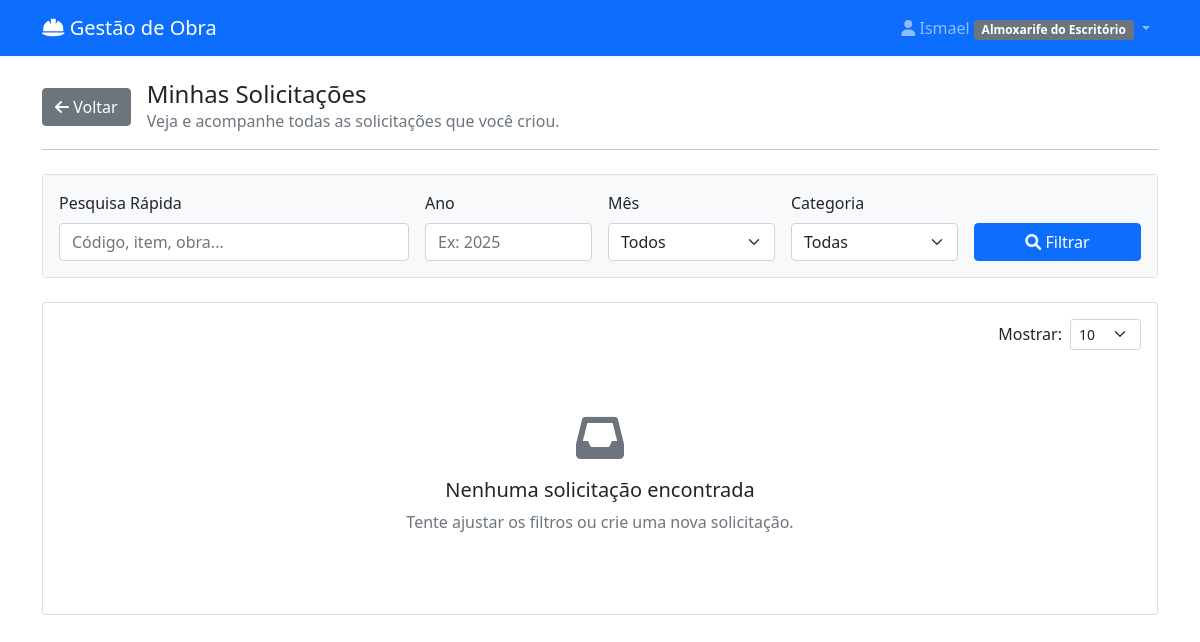
Before: /minhas-solicitacoes/ (signed in) with the older database file.
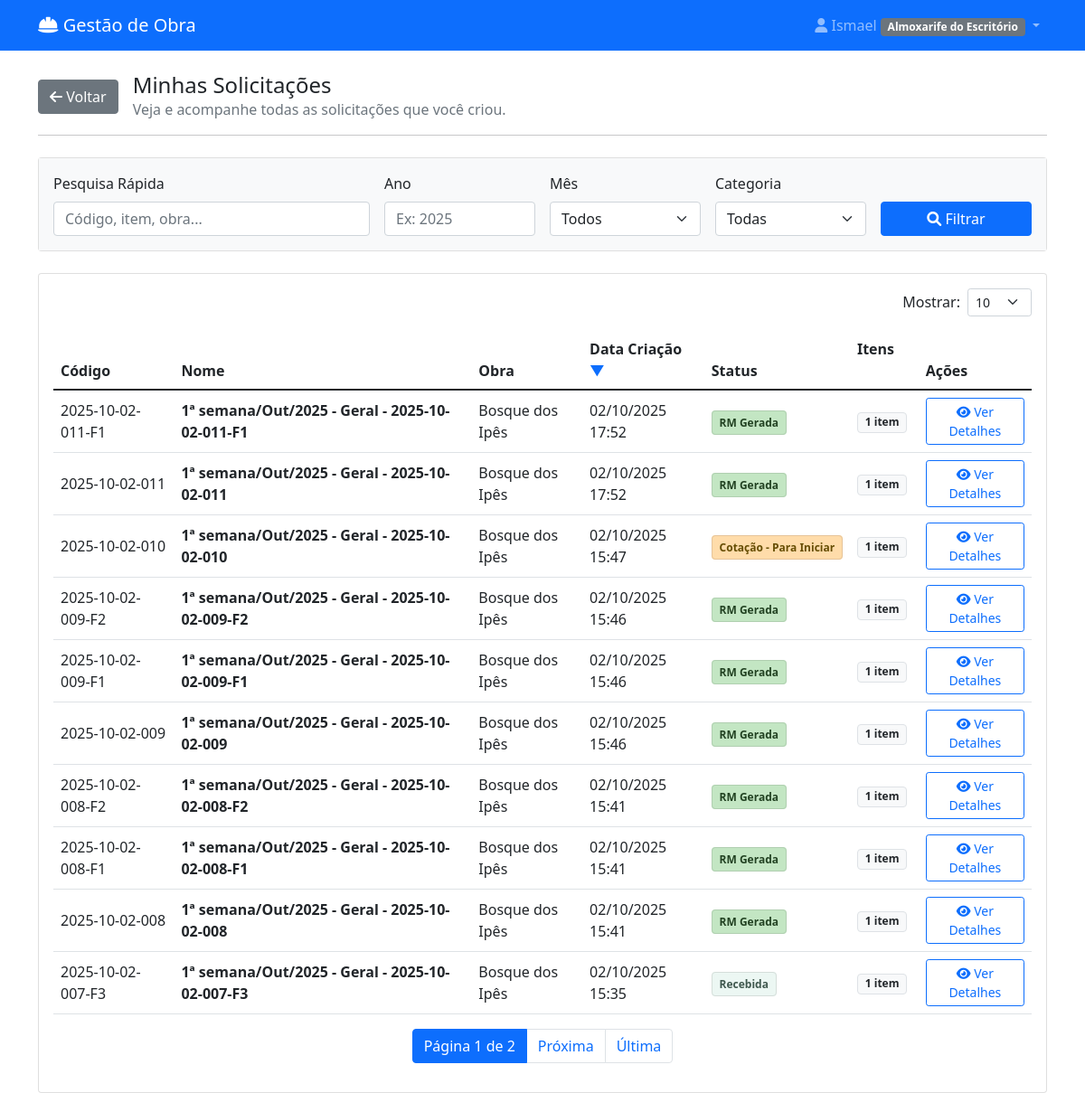
After: the same page with the newer database file.
### materiais/models.py (models this page shows, shortened)
class User(AbstractUser):
    PERFIL_CHOICES = [
        ('almoxarife_obra', 'Almoxarife da Obra'),
        ('engenheiro', 'Engenheiro'),
        ('almoxarife_escritorio', 'Almoxarife do Escritório'),
        ('diretor', 'Diretor'),
    ]
    perfil = models.CharField(max_length=30, choices=PERFIL_CHOICES)
    telefone = models.CharField(max_length=15, blank=True)
    obras = models.ManyToManyField('Obra', blank=True, related_name='usuarios')
    assinatura_imagem = models.ImageField(upload_to='assinaturas/', null=True, blank=True, verbose_name="Imagem da Assinatura")

class SolicitacaoCompra(models.Model):
    STATUS_CHOICES = [
        ('rascunho', 'Rascunho'),
        ('pendente_aprovacao', 'Pendente de Aprovação'),
        ('aprovado_engenharia', 'Aprovado - Engenharia'),
        ('aprovada', 'Cotação - Para Iniciar'),
        ('rejeitada', 'Rejeitada'),
        ('em_cotacao', 'Cotação - Em Andamento'),
        ('aguardando_resposta', 'Cotação - Aguardando Resposta'),
        ('cotacao_selecionada', 'Cotação - Recebida/Analisar'),
        ('finalizada', 'RM Gerada'),
        ('a_caminho', 'A Caminho'),
        ('recebida_parcial', 'Recebida Parcialmente'),  # <-- NOVO STATUS ADICIONADO
        ('recebida', 'Recebida'),
    ]
    numero = models.CharField(max_length=100, unique=True, blank=True, verbose_name="Código")
    solicitante = models.ForeignKey(User, on_delete=models.CASCADE, related_name='solicitacoes')
    obra = models.ForeignKey(Obra, on_delete=models.CASCADE, null=True, blank=True)
    destino = models.ForeignKey(
        DestinoEntrega,
        on_delete=models.SET_NULL,
        null=True,
        blank=True,
        verbose_name="Destino de Entrega"
    )
    categoria_sc = models.ForeignKey(
        CategoriaSC,
        on_delete=models.SET_NULL,
        null=True,
        blank=True,
        verbose_name="Categoria da SC"
    )
    data_criacao = models.DateTimeField(auto_now_add=True)
    data_necessidade = models.DateField()
    justificativa = models.TextField(verbose_name="Observação Geral")
    is_emergencial = models.BooleanField(default=False, verbose_name="Solicitação Emergencial")
    status = models.CharField(max_length=20, choices=STATUS_CHOICES, default='rascunho')
    aprovador = models.ForeignKey(User, on_delete=models.SET_NULL, null=True, blank=True, related_name='aprovacoes')
    data_aprovacao = models.DateTimeField(null=True, blank=True)
    observacoes_aprovacao = models.TextField(blank=True)
    data_recebimento = models.DateTimeField(null=True, blank=True, verbose_name="Data de Recebimento")
    recebedor = models.ForeignKey(User, on_delete=models.CASCADE, verbose_name="Recebedor", null=True, blank=True)
    sc_mae = models.ForeignKey(
        'self',
        on_delete=models.SET_NULL,
        null=True,
        blank=True,
        related_name='scs_filhas'
    )
    @property
    def nome_descritivo(self):
        if not self.numero or not self.data_criacao:
            return "SC em criação..."
        data = timezone.localtime(self.data_criacao)
        semana_do_mes = (data.day - 1) // 7 + 1
        meses = ['Jan', 'Fev', 'Mar', 'Abr', 'Mai', 'Jun', 'Jul', 'Ago', 'Set', 'Out', 'Nov', 'Dez']
        mes_str = meses[data.month - 1]
        ano_str = data.strftime('%Y')
        categoria_nome = self.categoria_sc.nome if self.categoria_sc else "Geral"
        return f"{semana_do_mes}ª semana/{mes_str}/{ano_str} - {categoria_nome} - {self.numero}"

class Obra(models.Model):
    nome = models.CharField(max_length=100, verbose_name="Nome da Obra")
    endereco = models.CharField(max_length=200, blank=True, verbose_name="Endereço")
    data_inicio = models.DateField(null=True, blank=True, verbose_name="Data de Início")
    data_fim = models.DateField(null=True, blank=True, verbose_name="Data de Fim")
    ativa = models.BooleanField(default=True, verbose_name="Ativa")
    class Meta:
        verbose_name = "Obra"
        verbose_name_plural = "Obras"

### materiais/views.py (the view)
# urls.py: path('minhas-solicitacoes/', views.minhas_solicitacoes, name='minhas_solicitacoes'),
@login_required
def minhas_solicitacoes(request):
    termo_busca = request.GET.get('q', '').strip()
    ano = request.GET.get('ano', '')
    mes = request.GET.get('mes', '')
    categoria_id = request.GET.get('categoria', '')
    sort_by = request.GET.get('sort', 'data_criacao')
    direction = request.GET.get('dir', 'desc')
    base_query = SolicitacaoCompra.objects.filter(solicitante=request.user)
    if termo_busca:
        base_query = base_query.filter(
            Q(numero__icontains=termo_busca) | Q(nome_descritivo__icontains=termo_busca) |
            Q(itens__descricao__icontains=termo_busca) | Q(obra__nome__icontains=termo_busca)
        ).distinct()
    if ano: base_query = base_query.filter(data_criacao__year=ano)
    if mes: base_query = base_query.filter(data_criacao__month=mes)
    if categoria_id: base_query = base_query.filter(categoria_sc_id=categoria_id)
    base_query = base_query.annotate(item_count=Count('itens'))
    status_order = Case(*[When(status=s[0], then=Value(i)) for i, s in enumerate(SolicitacaoCompra.STATUS_CHOICES)], output_field=IntegerField())
    base_query = base_query.annotate(status_order=status_order)
    valid_sort_fields = {'codigo': 'numero', 'obra': 'obra__nome', 'data_criacao': 'data_criacao', 'status': 'status_order', 'itens': 'item_count'}
    order_field = valid_sort_fields.get(sort_by, 'data_criacao')
    order = f'-{order_field}' if direction == 'desc' else order_field
    solicitacoes_list = base_query.select_related('obra').order_by(order)
    per_page = request.GET.get('per_page', 10) # Padrão de 10 itens por página
    paginator = Paginator(solicitacoes_list, per_page)
    page_number = request.GET.get('page')
    page_obj = paginator.get_page(page_number)
    context = {
        'solicitacoes': page_obj, # IMPORTANTE: Enviamos o objeto da página, não mais a lista completa
        'per_page': per_page,
        'categorias_sc': CategoriaSC.objects.all().order_by('nome'),
        'meses_opcoes': range(1, 13),
        'filtros_aplicados': { 'q': termo_busca, 'ano': ano, 'mes': mes, 'categoria': categoria_id, },
        'current_sort': sort_by,
        'current_dir': direction,
    }
    return render(request, 'materiais/minhas_solicitacoes.html', context)

### materiais/templatetags/materiais_extras.py (called while the page is built)
@register.filter
def remove_param(query_string, keys_to_remove):
    keys_to_remove = keys_to_remove.split(',')
    query_dict = QueryDict(query_string).copy()
    for key in keys_to_remove:
        if key in query_dict:
            del query_dict[key]
    return query_dict.urlencode()

### materiais/templates/materiais/minhas_solicitacoes.html (shortened to what this page needs)
{% extends 'materiais/base.html' %}
{% load materiais_extras %}
{% block content %}
<div class="d-flex align-items-center mb-3">
    <a href="{% url 'materiais:dashboard' %}" class="btn btn-secondary me-3"><i class="fas fa-arrow-left"></i> Voltar</a>
    <div>
        <h4 class="mb-0">Minhas Solicitações</h4>
        <p class="text-muted mb-0">Veja e acompanhe todas as solicitações que você criou.</p>
    </div>
</div>
<hr class="mb-4">
<div class="card mb-4">
    <div class="card-body bg-light">
        <form method="GET" action="{% url 'materiais:minhas_solicitacoes' %}">
            <div class="row g-3 align-items-end">
                <div class="col-md-4"><label for="q" class="form-label">Pesquisa Rápida</label><input type="text" name="q" id="q" class="form-control" value="{{ filtros_aplicados.q }}" placeholder="Código, item, obra..."></div>
                <div class="col-md-2"><label for="ano" class="form-label">Ano</label><input type="number" name="ano" id="ano" class="form-control" value="{{ filtros_aplicados.ano }}" placeholder="Ex: 2025"></div>
                <div class="col-md-2"><label for="mes" class="form-label">Mês</label><select name="mes" id="mes" class="form-select"><option value="">Todos</option></select></div>
                <div class="col-md-2"><label for="categoria" class="form-label">Categoria</label><select name="categoria" id="categoria" class="form-select"><option value="">Todas</option></select></div>
                <div class="col-md-2"><button type="submit" class="btn btn-primary w-100"><i class="fas fa-search"></i> Filtrar</button></div>
            </div>
        </form>
    </div>
</div>
<div class="card">
    <div class="card-body">
        <div class="d-flex justify-content-end mb-3">
            <form method="GET" action="" class="d-flex align-items-center">
                <label for="per_page" class="form-label me-2 mb-0">Mostrar:</label>
                <select name="per_page" id="per_page" class="form-select form-select-sm" style="width: auto;" onchange="this.form.submit()">
                    <option value="10" {% if per_page == '10' %}selected{% endif %}>10</option>
                </select>
            </form>
        </div>
        {% if solicitacoes %}
            <div class="table-responsive">
                <table class="table table-hover align-middle">
                    <thead>
                        <tr>
                            {% with base_url=request.path url_params=request.GET.urlencode|remove_param:'sort,dir' %}
                            <th class="sortable">
                                <a href="{{ base_url }}?sort=codigo&dir={% if current_sort == 'codigo' and current_dir == 'asc' %}desc{% else %}asc{% endif %}&{{ url_params }}">
                                    Código
                                </a>
                            </th>
                            <th>Nome</th>
                            <th class="sortable">
                                <a href="{{ base_url }}?sort=obra&dir={% if current_sort == 'obra' and current_dir == 'asc' %}desc{% else %}asc{% endif %}&{{ url_params }}">
                                    Obra
                                </a>
                            </th>
                            <th class="sortable">
                                <a href="{{ base_url }}?sort=data_criacao&dir={% if current_sort == 'data_criacao' and current_dir == 'asc' %}desc{% else %}asc{% endif %}&{{ url_params }}">
                                    Data Criação <span class="sort-icon">{% if current_sort == 'data_criacao' or not current_sort %}{% if current_dir == 'asc' %}&#9650;{% else %}&#9660;{% endif %}{% endif %}</span>
                                </a>
                            </th>
                            <th class="sortable">
                                <a href="{{ base_url }}?sort=status&dir={% if current_sort == 'status' and current_dir == 'asc' %}desc{% else %}asc{% endif %}&{{ url_params }}">
                                    Status
                                </a>
                            </th>
                            <th class="sortable">
                                <a href="{{ base_url }}?sort=itens&dir={% if current_sort == 'itens' and current_dir == 'asc' %}desc{% else %}asc{% endif %}&{{ url_params }}">
                                    Itens
                                </a>
                            </th>
                            <th>Ações</th>
                            {% endwith %}
                        </tr>
                    </thead>
                    <tbody>
                        {% for solicitacao in solicitacoes %}
                        <tr>
                            <td>{{ solicitacao.numero }}</td>
                            <td><strong>{{ solicitacao.nome_descritivo }}</strong></td>
                            <td>{{ solicitacao.obra.nome|default:"-" }}</td>
                            <td>{{ solicitacao.data_criacao|date:"d/m/Y H:i" }}</td>
                            <td>
                                {% if solicitacao.status == 'pendente_aprovacao' %}<span class="status-badge badge-aberto">{{ solicitacao.get_status_display }}</span>
                                {% elif solicitacao.status == 'aprovada' or solicitacao.status == 'aprovado_engenharia' %}<span class="status-badge badge-aprovado">{{ solicitacao.get_status_display }}</span>
                                {% elif solicitacao.status == 'em_cotacao' or solicitacao.status == 'aguardando_resposta' or solicitacao.status == 'cotacao_selecionada' %}<span class="status-badge badge-cotacao">{{ solicitacao.get_status_display }}</span>
                                {% elif solicitacao.status == 'finalizada' %}<span class="status-badge badge-finalizada">{{ solicitacao.get_status_display }}</span>
                                {% elif solicitacao.status == 'a_caminho' %}<span class="status-badge badge-caminho">{{ solicitacao.get_status_display }}</span>
                                {% elif solicitacao.status == 'recebida' or solicitacao.status == 'recebida_parcial' %}<span class="status-badge badge-entregue">{{ solicitacao.get_status_display }}</span>
                                {% elif solicitacao.status == 'rejeitada' %}<span class="status-badge badge-rejeitada">{{ solicitacao.get_status_display }}</span>
                                {% else %}<span class="badge bg-secondary">{{ solicitacao.get_status_display }}</span>{% endif %}
                            </td>
                            <td>
                                <span class="badge bg-light text-dark border">{{ solicitacao.item_count }} item{{ solicitacao.item_count|pluralize:"s" }}</span>
                            </td>
                            <td>
                                <button class="btn btn-sm btn-outline-primary btn-ver-detalhes" data-bs-toggle="modal" data-bs-target="#modalDetalhesSC" data-sc-id="{{ solicitacao.id }}">
                                    <i class="fas fa-eye"></i> Ver Detalhes
                                </button>
                            </td>
                        </tr>
                        {% endfor %}
                    </tbody>
                </table>
            </div>
            <nav>
                <ul class="pagination justify-content-center">
                    <li class="page-item active" aria-current="page">
                        <span class="page-link">Página {{ solicitacoes.number }} de {{ solicitacoes.paginator.num_pages }}</span>
                    </li>
                    {% if solicitacoes.has_next %}
                        <li class="page-item"><a class="page-link" href="?page={{ solicitacoes.next_page_number }}&{{ request.GET.urlencode|remove_param:'page' }}">Próxima</a></li>
                        <li class="page-item"><a class="page-link" href="?page={{ solicitacoes.paginator.num_pages }}&{{ request.GET.urlencode|remove_param:'page' }}">Última</a></li>
                    {% endif %}
                </ul>
            </nav>
        {% else %}
            <div class="text-center p-5">
                <i class="fas fa-inbox fa-3x text-muted mb-3"></i>
                <h5>Nenhuma solicitação encontrada</h5>
                <p class="text-muted">Tente ajustar os filtros ou crie uma nova solicitação.</p>
            </div>
        {% endif %}
    </div>
</div>
{% endblock %}

### materiais/templates/materiais/base.html (shortened to what this page needs)
<!DOCTYPE html>
<html lang="pt-br">
<head>
    <link href="https://cdn.jsdelivr.net/npm/bootstrap@5.1.3/dist/css/bootstrap.min.css" rel="stylesheet">
    <link href="https://cdnjs.cloudflare.com/ajax/libs/font-awesome/6.0.0/css/all.min.css" rel="stylesheet">
</head>
<body>
    <nav class="navbar navbar-expand-lg navbar-dark bg-primary">
        <div class="container">
            <a class="navbar-brand" href="{% url 'materiais:dashboard' %}">
                <i class="fas fa-hard-hat"></i> Gestão de Obra
            </a>
            {% if user.is_authenticated %}
            <div class="navbar-nav ms-auto">
                <div class="nav-item dropdown">
                    <a class="nav-link dropdown-toggle" href="#" role="button" data-bs-toggle="dropdown">
                        <i class="fas fa-user"></i> {{ user.get_full_name|default:user.username }}
                        <span class="badge bg-secondary">{{ user.get_perfil_display }}</span>
                    </a>
                </div>
            </div>
            {% endif %}
        </div>
    </nav>
    <div class="container mt-4">
        {% block content %}
        {% endblock %}
    </div>
</body>
</html>

Changed rows visible on the page:
added SolicitacaoCompra: numero "2025-10-02-011-F1", nome_descritivo "1ª semana/Out/2025 - Geral - 2025-10-02-011-F1", obra.nome "Bosque dos Ipês", data_criacao "02/10/2025 17:52", status "RM Gerada", item_count "1"
added SolicitacaoCompra: numero "2025-10-02-011", nome_descritivo "1ª semana/Out/2025 - Geral - 2025-10-02-011", obra.nome "Bosque dos Ipês", data_criacao "02/10/2025 17:52", status "RM Gerada", item_count "1"
added SolicitacaoCompra: numero "2025-10-02-010", nome_descritivo "1ª semana/Out/2025 - Geral - 2025-10-02-010", obra.nome "Bosque dos Ipês", data_criacao "02/10/2025 15:47", status "Cotação - Para Iniciar", item_count "1"
added SolicitacaoCompra: numero "2025-10-02-009-F2", nome_descritivo "1ª semana/Out/2025 - Geral - 2025-10-02-009-F2", obra.nome "Bosque dos Ipês", data_criacao "02/10/2025 15:46", status "RM Gerada", item_count "1"
added SolicitacaoCompra: numero "2025-10-02-009-F1", nome_descritivo "1ª semana/Out/2025 - Geral - 2025-10-02-009-F1", obra.nome "Bosque dos Ipês", data_criacao "02/10/2025 15:46", status "RM Gerada", item_count "1"
added SolicitacaoCompra: numero "2025-10-02-009", nome_descritivo "1ª semana/Out/2025 - Geral - 2025-10-02-009", obra.nome "Bosque dos Ipês", data_criacao "02/10/2025 15:46", status "RM Gerada", item_count "1"
added SolicitacaoCompra: numero "2025-10-02-008-F2", nome_descritivo "1ª semana/Out/2025 - Geral - 2025-10-02-008-F2", obra.nome "Bosque dos Ipês", data_criacao "02/10/2025 15:41", status "RM Gerada", item_count "1"
added SolicitacaoCompra: numero "2025-10-02-008-F1", nome_descritivo "1ª semana/Out/2025 - Geral - 2025-10-02-008-F1", obra.nome "Bosque dos Ipês", data_criacao "02/10/2025 15:41", status "RM Gerada", item_count "1"
added SolicitacaoCompra: numero "2025-10-02-008", nome_descritivo "1ª semana/Out/2025 - Geral - 2025-10-02-008", obra.nome "Bosque dos Ipês", data_criacao "02/10/2025 15:41", status "RM Gerada", item_count "1"
added SolicitacaoCompra: numero "2025-10-02-007-F3", nome_descritivo "1ª semana/Out/2025 - Geral - 2025-10-02-007-F3", obra.nome "Bosque dos Ipês", data_criacao "02/10/2025 15:35", status "Recebida", item_count "1"
Other visible differences:
{{ solicitacoes.number }}: (not shown) → "1"
{{ solicitacoes.paginator.num_pages }}: (not shown) → "2"
text no longer shown: "Nenhuma solicitação encontrada Tente ajustar os filtros ou crie uma nova solicitação."
text now shown: "Código Nome Obra Data Criação ▼ Status Itens Ações Página de Próxima Última"
